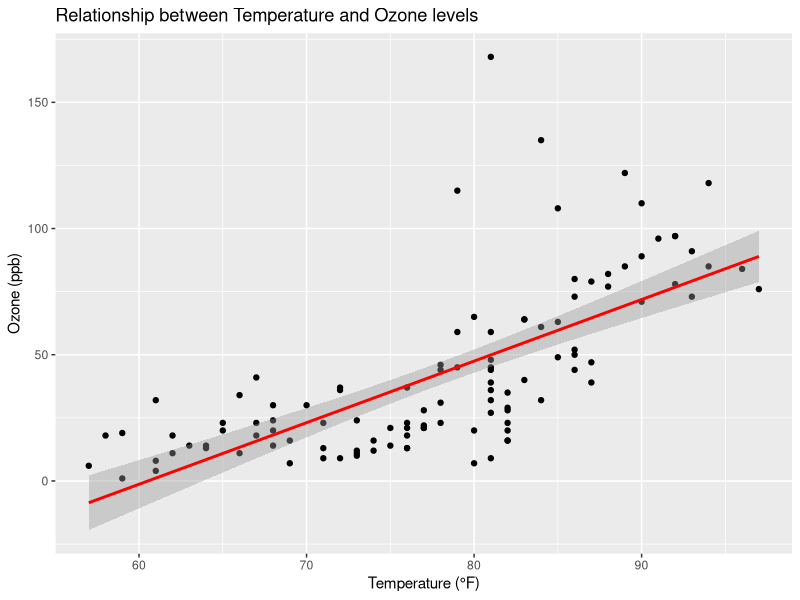
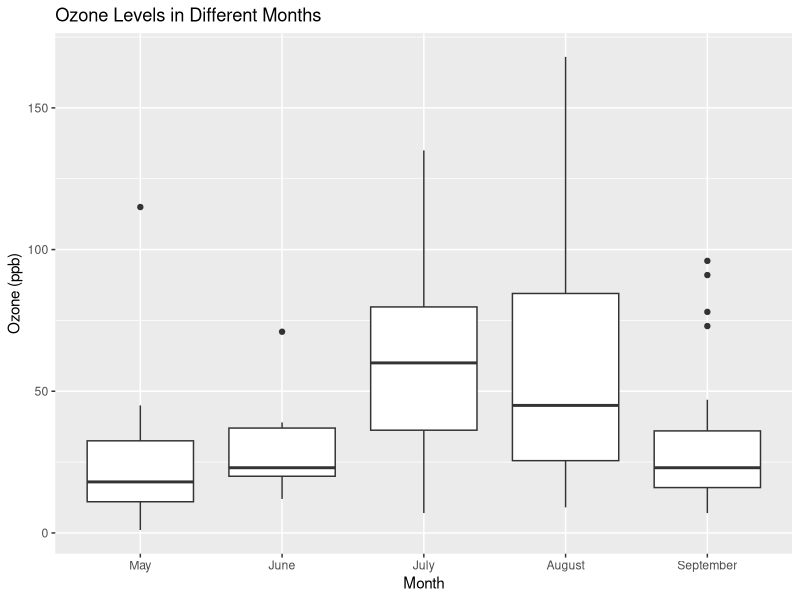
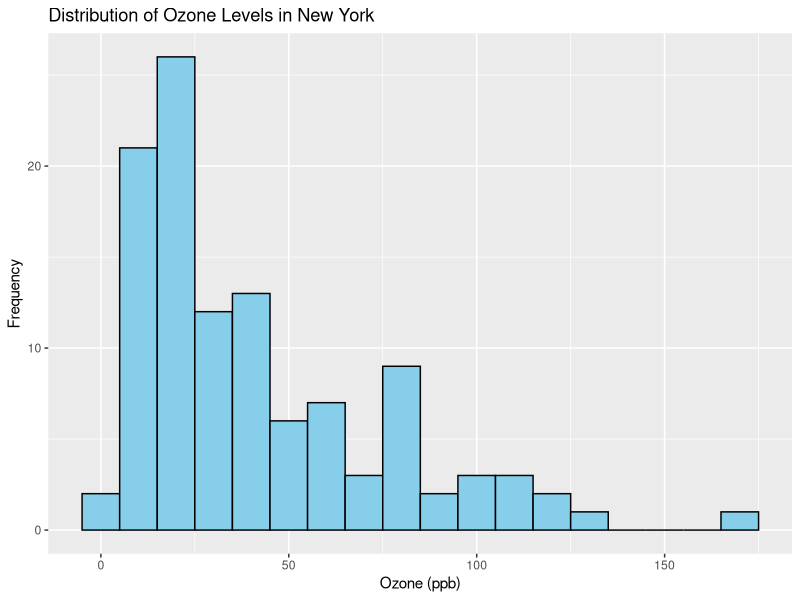
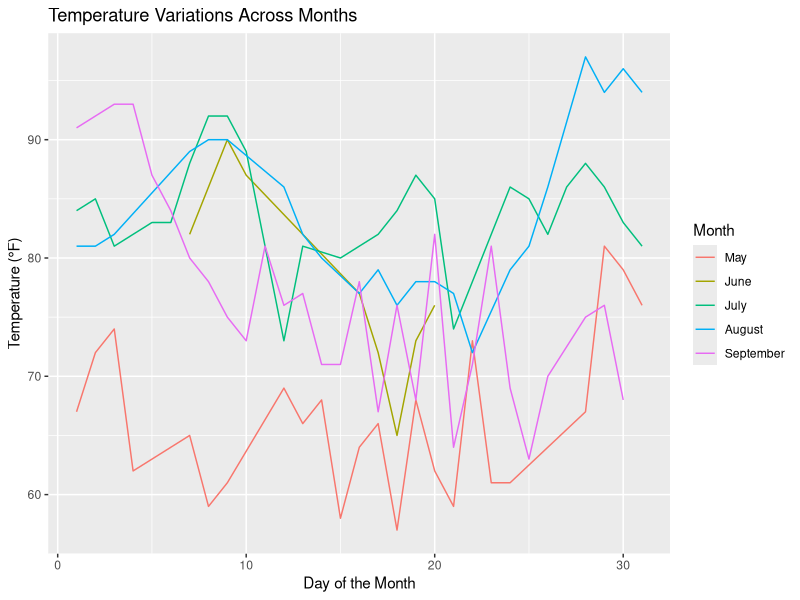
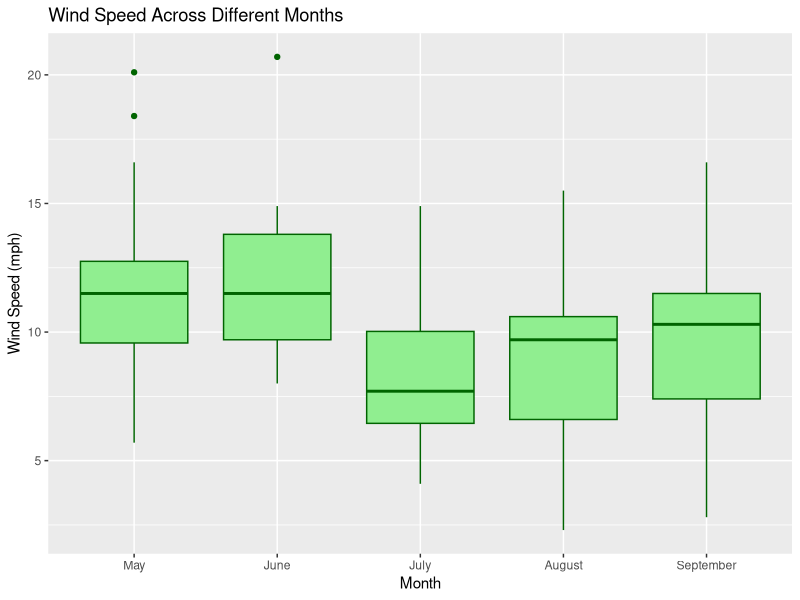
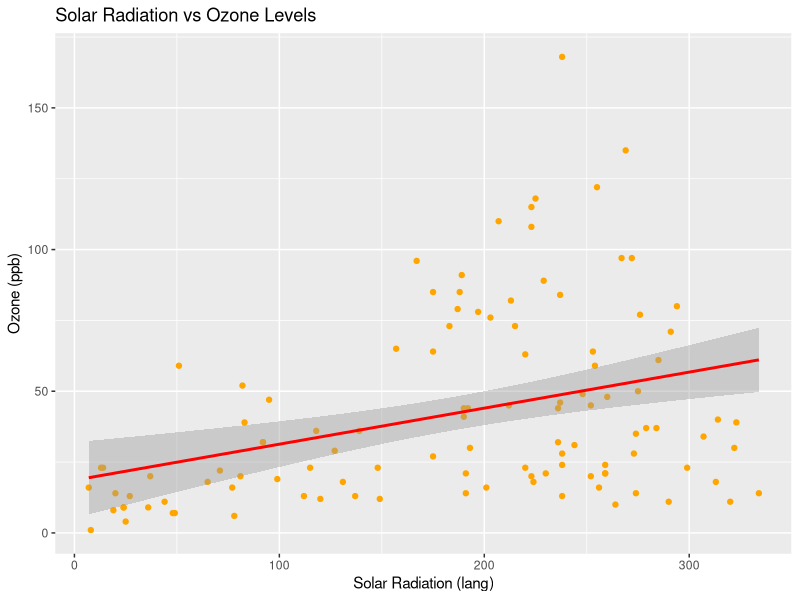

Recreate these plots in R, in order.
# clear workspace and check working directory
rm(list = ls())
getwd()

# Load the built-in airquality dataset
# This dataset contains daily air quality measurements in New York,
# including variables like Ozone, Solar Radiation, Wind, and Temperature.
data("airquality")
# View the first few rows of the dataset
head(airquality)

# Get a summary of the dataset to check for missing values
# and understand variable distributions
summary(airquality)

# Display the structure of the dataset
# to understand the data types of each column
str(airquality)

# Check for missing values in each column
# This helps us identify any gaps in the data that may affect analysis
colSums(is.na(airquality))

# Remove rows with missing values to ensure data consistency in subsequent analysis
airquality_clean <- na.omit(airquality)

# View the cleaned dataset summary to verify the absence of missing data
summary(airquality_clean)

# Calculate the correlation matrix for numeric variables
# This helps us understand the relationships between different variables
cor_matrix <- cor(airquality_clean[, sapply(airquality_clean, is.numeric)])
print(cor_matrix)

# Load ggplot2 library for better visualization
library(ggplot2)

# Create a scatter plot to visualize the relationship between Temperature
# and Ozone levels
ggplot(airquality_clean, aes(x = Temp, y = Ozone)) +
    geom_point() +
    geom_smooth(method = "lm", col = "red") +
    labs(title = "Relationship between Temperature and Ozone levels",
         x = "Temperature (°F)",
         y = "Ozone (ppb)")

# Create a scatter plot to visualize the relationship
# between Temperature and Ozone levels
# Create a boxplot to examine the variation in Ozone levels across different months
ggplot(airquality_clean, aes(x = as.factor(Month), y = Ozone)) +
    geom_boxplot() +
    labs(title = "Ozone Levels in Different Months",
         x = "Month",
         y = "Ozone (ppb)") +
    scale_x_discrete(labels = c("May", "June", "July", "August", "September"))

# Summary of Findings
cat("The average Ozone level:", mean(airquality_clean$Ozone), "\n")
cat("The correlation between Temperature and Ozone is:", cor(airquality_clean$Temp, airquality_clean$Ozone), "\n")


# Histogram of Ozone Levels
ggplot(airquality_clean, aes(x = Ozone)) +
    geom_histogram(binwidth = 10, fill = "skyblue", color = "black") +
    labs(title = "Distribution of Ozone Levels in New York",
         x = "Ozone (ppb)",
         y = "Frequency")

# Line plot of Temperature across different months
ggplot(airquality_clean, aes(x = Day, y = Temp, group = Month, color = as.factor(Month))) +
    geom_line() +
    labs(title = "Temperature Variations Across Months",
         x = "Day of the Month",
         y = "Temperature (°F)",
         color = "Month") +
    scale_color_discrete(labels = c("May", "June", "July", "August", "September"))


# Boxplot of Wind Speed Across Different Months
ggplot(airquality_clean, aes(x = as.factor(Month), y = Wind)) +
    geom_boxplot(fill = "lightgreen", color = "darkgreen") +
    labs(title = "Wind Speed Across Different Months",
         x = "Month",
         y = "Wind Speed (mph)") +
    scale_x_discrete(labels = c("May", "June", "July", "August", "September"))


# Scatter plot for Solar Radiation vs Ozone Levels
ggplot(airquality_clean, aes(x = Solar.R, y = Ozone)) +
    geom_point(color = "orange") +
    geom_smooth(method = "lm", col = "red") +
    labs(title = "Solar Radiation vs Ozone Levels",
         x = "Solar Radiation (lang)",
         y = "Ozone (ppb)")
